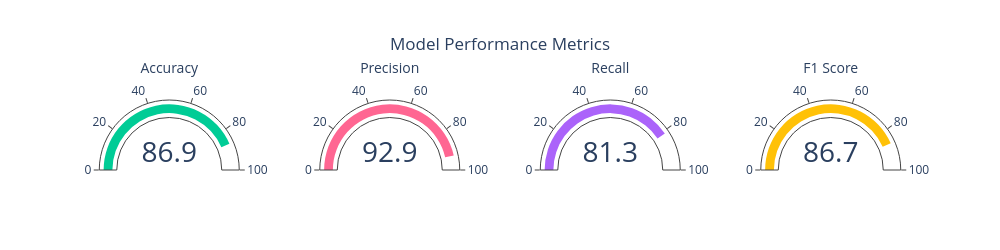

Notebook code cell kept with this figure:
### Markdown cell above
### <span style='color:purple'>2. Support Vector Classifier</span>

### Code cell
Model_Training_And_Evaluation(SVC(probability=True))

### Figure 1 — Plotly figure (JSON) as saved in the notebook; plotly's stock layout.template omitted (floating-point values rounded to 4 significant figures)
{"data": [{"domain": {"x": [0, 0.2125], "y": [0, 1]}, "gauge": {"axis": {"range": [null, 100]}, "bar": {"color": "#00CC96"}}, "mode": "gauge+number", "title": {"font": {"size": 14}, "text": "Accuracy"}, "type": "indicator", "value": 86.89}, {"domain": {"x": [0.2625, 0.475], "y": [0, 1]}, "gauge": {"axis": {"range": [null, 100]}, "bar": {"color": "#FF6692"}}, "mode": "gauge+number", "title": {"font": {"size": 14}, "text": "Precision"}, "type": "indicator", "value": 92.86}, {"domain": {"x": [0.525, 0.7375], "y": [0, 1]}, "gauge": {"axis": {"range": [null, 100]}, "bar": {"color": "#AB63FA"}}, "mode": "gauge+number", "title": {"font": {"size": 14}, "text": "Recall"}, "type": "indicator", "value": 81.25}, {"domain": {"x": [0.7875, 1], "y": [0, 1]}, "gauge": {"axis": {"range": [null, 100]}, "bar": {"color": "#FFC107"}}, "mode": "gauge+number", "title": {"font": {"size": 14}, "text": "F1 Score"}, "type": "indicator", "value": 86.67}], "layout": {"height": 250, "showlegend": false, "title": {"text": "Model Performance Metrics", "x": 0.5}, "width": 1000}}
